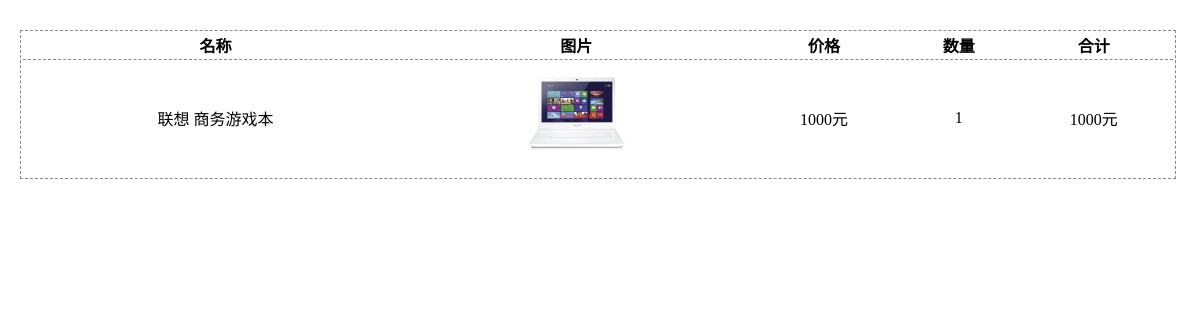
Page /admin/indent/code.php?code=15087488391983288645 (signed in) on the committed database.
### tables this page shows
CREATE TABLE IF NOT EXISTS `indent` (
  `id` int(11) NOT NULL AUTO_INCREMENT,
  `code` varchar(50) NOT NULL,
  `time` int(11) NOT NULL,
  `status_id` int(11) NOT NULL DEFAULT '1',
  `touch_id` int(11) NOT NULL,
  `user_id` int(11) NOT NULL,
  `shop_id` int(10) UNSIGNED NOT NULL,
  `price` float UNSIGNED NOT NULL,
  `num` int(10) UNSIGNED NOT NULL,
  `confim` tinyint(1) NOT NULL DEFAULT '0',
  `consignor` varchar(10) DEFAULT NULL,
  PRIMARY KEY (`id`)
);

CREATE TABLE IF NOT EXISTS `shop` (
  `id` int(11) NOT NULL AUTO_INCREMENT,
  `name` varchar(50) NOT NULL,
  `img` varchar(100) DEFAULT NULL,
  `price` float NOT NULL,
  `stock` int(11) NOT NULL,
  `brand_id` int(11) NOT NULL,
  `shelf` tinyint(4) NOT NULL,
  `shell` int(10) NOT NULL,
  PRIMARY KEY (`id`)
);

### admin/indent/code.php (the view, shortened to what this page needs)
<?php
$code=$_GET['code'];
$sql="select indent.*,shop.name,shop.img from indent,shop where indent.shop_id=shop.id and code='$code'";
$rst=mysql_query($sql);
?>
<!doctype html>
<html>
<head>
	<link rel="stylesheet" href="../public/css/index.css">
</head>
<body>
	<div class="main">
			<table>
				<tr>
					<th>名称</th>
					<th>图片</th>
					<th>价格</th>
					<th>数量</th>
					<th>合计</th>
				</tr>
			<?php
				while($row=mysql_fetch_assoc($rst)){
					echo "<tr>";
					echo "<td>{$row['name']}</td>";
					echo "<td><img src='../../public/uploads/".$row['img']."' width='100px'></td>";
					echo "<td>{$row['price']}元</td>";
					echo "<td>{$row['num']}</td>";
					echo "<td>".$row['price']*$row['num']."元</td>";
					echo "</tr>";
				}
			?>
			</table>
	</div>
</body>
</html>

### admin/public/css/index.css (style rules this page uses)
* { margin:0px; padding:0px; font-family: 微软雅黑; }
.main { margin-left:20px; margin-top:30px; }
.main table { text-align:center; width:98%; border:1px dashed #888; }
.main td { border-top:1px dashed #888; border-spacing:0px; padding:6px 0px; }

### rows in the picture
indent: shop.name "联想 商务游戏本", shop.img (picture), price "1000", num "1", $row['price']*$row['num'] "1000"
